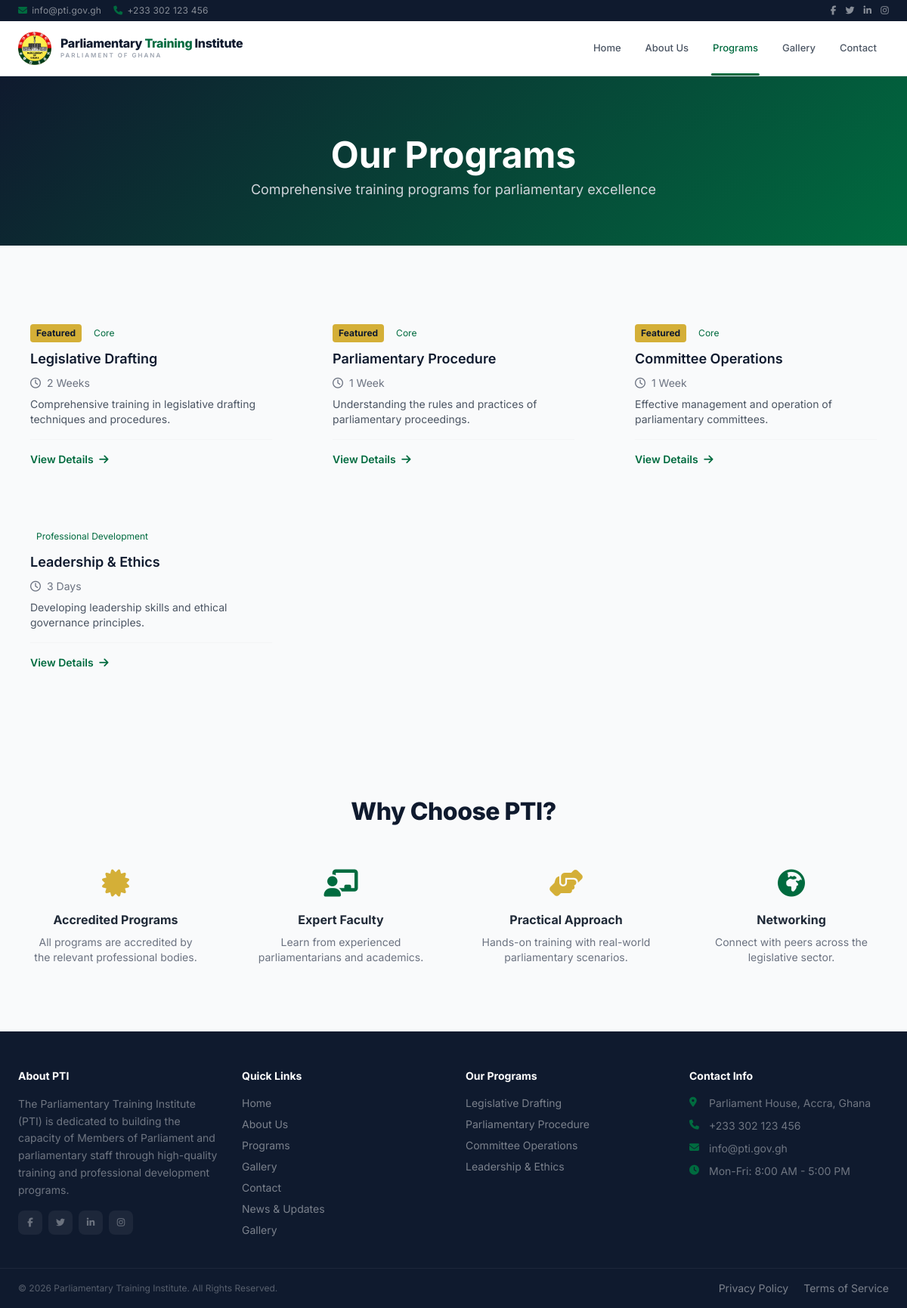
Screenshot of /programs.php with the database file from the repository.
### tables this page shows
CREATE TABLE IF NOT EXISTS settings (
    id INT AUTO_INCREMENT PRIMARY KEY,
    setting_key VARCHAR(100) NOT NULL UNIQUE,
    setting_value TEXT,
    created_at TIMESTAMP DEFAULT CURRENT_TIMESTAMP,
    updated_at TIMESTAMP DEFAULT CURRENT_TIMESTAMP ON UPDATE CURRENT_TIMESTAMP
);

CREATE TABLE IF NOT EXISTS menu_items (
    id INT AUTO_INCREMENT PRIMARY KEY,
    label VARCHAR(100) NOT NULL,
    link VARCHAR(255) NOT NULL DEFAULT '#',
    parent_id INT DEFAULT NULL,
    icon VARCHAR(50) DEFAULT NULL,
    target ENUM('_self','_blank') NOT NULL DEFAULT '_self',
    sort_order INT NOT NULL DEFAULT 0,
    status ENUM('active','inactive') NOT NULL DEFAULT 'active',
    created_at TIMESTAMP DEFAULT CURRENT_TIMESTAMP,
    updated_at TIMESTAMP DEFAULT CURRENT_TIMESTAMP ON UPDATE CURRENT_TIMESTAMP,
    FOREIGN KEY (parent_id) REFERENCES menu_items(id) ON DELETE SET NULL
);

CREATE TABLE IF NOT EXISTS programs (
    id INT AUTO_INCREMENT PRIMARY KEY,
    title VARCHAR(200) NOT NULL,
    slug VARCHAR(200) NOT NULL UNIQUE,
    description TEXT,
    content LONGTEXT,
    image VARCHAR(255),
    duration VARCHAR(100),
    fee DECIMAL(10,2) DEFAULT 0.00,
    category VARCHAR(100),
    status ENUM('active','inactive') NOT NULL DEFAULT 'active',
    featured TINYINT(1) DEFAULT 0,
    created_by INT,
    created_at TIMESTAMP DEFAULT CURRENT_TIMESTAMP,
    updated_at TIMESTAMP DEFAULT CURRENT_TIMESTAMP ON UPDATE CURRENT_TIMESTAMP,
    FOREIGN KEY (created_by) REFERENCES users(id) ON DELETE SET NULL
);

### config/database.php (called while the page is built, shortened)
<?php
try {
    $pdo = new PDO("mysql:host=" . DB_HOST . ";dbname=" . DB_NAME . ";charset=utf8mb4", DB_USER, DB_PASS);
    $pdo->setAttribute(PDO::ATTR_ERRMODE, PDO::ERRMODE_EXCEPTION);
    $pdo->setAttribute(PDO::ATTR_DEFAULT_FETCH_MODE, PDO::FETCH_ASSOC);
} catch (PDOException $e) {
    die("Database connection failed: " . $e->getMessage());
}
function getSetting($key) {
    global $pdo;
    $stmt = $pdo->prepare("SELECT setting_value FROM settings WHERE setting_key = ?");
    $stmt->execute([$key]);
    $row = $stmt->fetch();
    return $row ? $row['setting_value'] : null;
}

### programs.php (the view, shortened to what this page needs)
<?php
require_once 'config/database.php';
?>
<?php require 'includes/header.php'; ?>
<section class="page-banner">
    <div class="max-w-7xl mx-auto px-4 text-center">
        <h1 class="text-4xl md:text-5xl font-bold mb-2">Our Programs</h1>
        <p class="text-gray-300 text-lg">Comprehensive training programs for parliamentary excellence</p>
    </div>
</section>
<section class="py-16 md:py-20">
    <div class="max-w-7xl mx-auto px-4">
        <div class="grid md:grid-cols-2 lg:grid-cols-3 gap-8">
            <?php
            $progs = $pdo->query("SELECT * FROM programs WHERE status='active' ORDER BY featured DESC, id ASC");
            ?>
            <?php while ($prog = $progs->fetch()): ?>
            <div class="card p-6 flex flex-col">
                <div class="flex items-center gap-2 mb-2">
                    <?php if ($prog['featured']): ?>
                    <span class="bg-gold text-dark text-xs font-bold px-2 py-1 rounded">Featured</span>
                    <?php endif; ?>
                    <span class="bg-primary/10 text-primary text-xs px-2 py-1 rounded"><?= $prog['category'] ?></span>
                </div>
                <h3 class="font-semibold text-lg mb-2 text-dark-primary"><?= $prog['title'] ?></h3>
                <p class="text-sm text-gray-500 mb-2"><i class="far fa-clock mr-1"></i> <?= $prog['duration'] ?></p>
                <p class="text-sm text-gray-600 mb-4 flex-grow"><?= $prog['description'] ?></p>
                <div class="flex items-center justify-between mt-auto pt-4 border-t border-gray-100">
                    <a href="program-details.php?slug=<?= $prog['slug'] ?>" class="text-primary font-semibold text-sm hover:text-gold transition">View Details <i class="fas fa-arrow-right ml-1"></i></a>
                </div>
            </div>
            <?php endwhile; ?>
        </div>
    </div>
</section>
<section class="py-16 bg-gray-50">
    <div class="max-w-7xl mx-auto px-4 text-center">
        <h2 class="section-title center">Why Choose PTI?</h2>
        <div class="grid md:grid-cols-4 gap-6 mt-8">
            <?php
            $why_raw = getSetting('why_choose_pti');
            $why_items = [];
            if ($why_raw) {
                foreach (explode("\n", $why_raw) as $line) {
                    $parts = explode('|', trim($line), 3);
                    if (count($parts) === 3) $why_items[] = ['icon' => trim($parts[0]), 'title' => trim($parts[1]), 'desc' => trim($parts[2])];
                }
            }
            $wi = 0; foreach ($why_items as $w):
            ?>
            <div class="p-6">
                <i class="fas <?= $w['icon'] ?> text-4xl <?= $wi % 2 === 0 ? 'text-gold' : 'text-primary' ?> mb-4"></i>
                <h4 class="font-bold mb-2"><?= $w['title'] ?></h4>
                <p class="text-sm text-gray-500"><?= $w['desc'] ?></p>
            </div>
            <?php $wi++; endforeach; ?>
        </div>
    </div>
</section>
<?php require 'includes/footer.php'; ?>

### includes/header.php (shortened to what this page needs)
<!DOCTYPE html>
<html lang="en">
<head>
    <script src="https://cdn.tailwindcss.com"></script>
    <link rel="stylesheet" href="https://cdnjs.cloudflare.com/ajax/libs/font-awesome/6.5.1/css/all.min.css">
</head>
<body>
<?php $currentPage = basename($_SERVER['SCRIPT_NAME']); ?>
<div class="top-bar">
    <div class="max-w-7xl mx-auto px-4 sm:px-6">
        <div class="flex items-center justify-between">
            <div class="flex items-center gap-4 text-xs">
                <a href="mailto:<?= getSetting('site_email') ?>" class="flex items-center gap-1.5"><i class="fas fa-envelope" style="color:var(--primary)"></i> <span class="contact-text"><?= getSetting('site_email') ?></span></a>
                <a href="tel:<?= getSetting('site_phone') ?>" class="flex items-center gap-1.5"><i class="fas fa-phone" style="color:var(--primary)"></i> <span class="contact-text"><?= getSetting('site_phone') ?></span></a>
            </div>
            <div class="flex items-center gap-3 text-xs">
                <a href="#" class="hover:text-white transition"><i class="fab fa-facebook-f"></i></a>
                <a href="#" class="hover:text-white transition"><i class="fab fa-twitter"></i></a>
                <a href="#" class="hover:text-white transition"><i class="fab fa-linkedin-in"></i></a>
                <a href="#" class="hover:text-white transition"><i class="fab fa-instagram"></i></a>
            </div>
        </div>
    </div>
</div>
<header class="main-header" id="mainHeader">
    <div class="max-w-7xl mx-auto px-4 sm:px-6">
        <div class="flex items-center justify-between">
            <a href="index.php" class="flex items-center gap-3 py-2.5">
                <div class="logo"><img src="assets/logos/logo.png" alt="PTI" onerror="this.style.display='none'"></div>
                <div>
                    <div class="logo-text">Parliamentary <span>Training</span> Institute</div>
                    <div class="logo-sub">Parliament of Ghana</div>
                </div>
            </a>
            <nav class="desktop-menu">
                <div class="main-nav flex items-center">
                    <?php
                    $stmt = $pdo->query("SELECT * FROM menu_items WHERE parent_id IS NULL AND status='active' ORDER BY sort_order");
                    while ($item = $stmt->fetch()):
                        $active = ($currentPage == $item['link']) ? 'active' : '';
                    ?>
                    <?php
                    $subs = $pdo->prepare("SELECT * FROM menu_items WHERE parent_id = ? AND status='active' ORDER BY sort_order");
                    $subs->execute([$item['id']]);
                    $hasChild = $subs->rowCount() > 0;
                    ?>
                    <div class="nav-item<?= $hasChild ? ' nav-has-child' : '' ?>">
                        <a href="<?= $item['link'] ?>" class="<?= $active ?>" target="<?= $item['target'] ?>"><?= $item['label'] ?></a>
                    </div>
                    <?php endwhile; ?>
                </div>
            </nav>
        </div>
    </div>
</header>

### includes/footer.php (shortened to what this page needs)
<footer class="footer pt-12 pb-0">
    <div class="max-w-7xl mx-auto px-4 sm:px-6">
        <div class="grid sm:grid-cols-2 lg:grid-cols-4 gap-8 pb-10">
            <div>
                <h5>About PTI</h5>
                <p class="text-sm leading-relaxed text-white/40 mb-4">The Parliamentary Training Institute (PTI) is dedicated to building the capacity of Members of Parliament and parliamentary staff through high-quality training and professional development programs.</p>
                <div class="flex gap-2">
                    <a href="#" class="social-link"><i class="fab fa-facebook-f"></i></a>
                    <a href="#" class="social-link"><i class="fab fa-twitter"></i></a>
                    <a href="#" class="social-link"><i class="fab fa-linkedin-in"></i></a>
                    <a href="#" class="social-link"><i class="fab fa-instagram"></i></a>
                </div>
            </div>
            <div>
                <h5>Quick Links</h5>
                <ul class="space-y-2 text-sm">
                    <?php $stmt = $pdo->query("SELECT * FROM menu_items WHERE parent_id IS NULL AND status='active' ORDER BY sort_order"); while ($item = $stmt->fetch()): ?>
                    <li><a href="<?= $item['link'] ?>" class="hover:pl-1"><?= $item['label'] ?></a></li>
                    <?php endwhile; ?>
                    <li><a href="news.php" class="hover:pl-1">News & Updates</a></li>
                    <li><a href="gallery.php" class="hover:pl-1">Gallery</a></li>
                </ul>
            </div>
            <div>
                <h5>Our Programs</h5>
                <ul class="space-y-2 text-sm">
                    <?php $progs = $pdo->query("SELECT * FROM programs WHERE status='active' LIMIT 5"); while ($p = $progs->fetch()): ?>
                    <li><a href="program-details.php?slug=<?= $p['slug'] ?>" class="hover:pl-1"><?= $p['title'] ?></a></li>
                    <?php endwhile; ?>
                </ul>
            </div>
            <div>
                <h5>Contact Info</h5>
                <div class="space-y-2.5 text-sm">
                    <div class="contact-item">
                        <i class="fas fa-map-marker-alt"></i>
                        <span class="text-white/40"><?= getSetting('site_address') ?></span>
                    </div>
                    <div class="contact-item">
                        <i class="fas fa-phone"></i>
                        <span class="text-white/40"><?= getSetting('site_phone') ?></span>
                    </div>
                    <div class="contact-item">
                        <i class="fas fa-envelope"></i>
                        <span class="text-white/40"><?= getSetting('site_email') ?></span>
                    </div>
                    <div class="contact-item">
                        <i class="fas fa-clock"></i>
                        <span class="text-white/40">Mon-Fri: 8:00 AM - 5:00 PM</span>
                    </div>
                </div>
            </div>
        </div>
    </div>
    <div class="footer-bottom">
        <div class="max-w-7xl mx-auto px-4 sm:px-6 flex flex-col sm:flex-row items-center justify-between gap-2">
            <div class="text-white/30"><?= getSetting('footer_text') ?></div>
            <div class="flex gap-5 text-sm">
                <a href="#" class="text-white/30 hover:text-white transition">Privacy Policy</a>
                <a href="#" class="text-white/30 hover:text-white transition">Terms of Service</a>
            </div>
        </div>
    </div>
</footer>
</body>
</html>

### includes/header.php (style rules this page uses)
:root { --primary: #006B3F; --primary-dark: #004F2E; --primary-light: #008C52; --secondary: #D4AF37; --secondary-light: #F5D76E; --dark: #0F1A2E; --light: #F0FFF4; --gold: #D4AF37; --gold-light: #F5D76E; --red-accent: #CE1126; --gray-50: #F9FAFB; --gray-100: #F3F4F6; --gray-200: #E5E7EB; --gray-300: #D1D5DB; --gray-400: #9CA3AF; --gray-500: #6B7280; --gray-600: #4B5563; --gray-700: #374151; --gray-800: #1F2937; }
* { font-family: 'Inter', -apple-system, BlinkMacSystemFont, sans-serif; }
html { scroll-behavior: smooth; }
body { background: var(--gray-50); color: var(--gray-800); -webkit-font-smoothing: antialiased; -moz-osx-font-smoothing: grayscale; }
.text-primary { color: var(--primary); }
.text-gold { color: var(--gold); }
.text-dark, .text-dark-primary { color: var(--dark); }
.bg-gold { background-color: var(--gold); }
.top-bar { background: var(--dark); color: rgba(255,255,255,0.65); font-size: 12px; padding: 6px 0; letter-spacing: 0.2px; }
.top-bar a { color: rgba(255,255,255,0.5); transition: color 0.2s; }
.top-bar .contact-text { display: inline; }
.main-header { background: #fff; border-bottom: 1px solid var(--gray-200); position: sticky; top: 0; z-index: 1000; transition: all 0.3s; }
.main-header .logo img { height: 44px; }
.main-header .logo-text { font-size: 16px; font-weight: 800; color: var(--dark); line-height: 1.2; letter-spacing: -0.3px; }
.main-header .logo-text span { color: var(--primary); }
.main-header .logo-sub { font-size: 8px; color: var(--gray-400); letter-spacing: 2px; text-transform: uppercase; font-weight: 600; }
.main-nav a { color: var(--gray-600); font-size: 13px; font-weight: 500; padding: 26px 16px; display: block; transition: all 0.2s; position: relative; }
.main-nav a:hover, .main-nav a.active { color: var(--primary); }
.main-nav a::after { content: ''; position: absolute; bottom: 0; left: 50%; transform: translateX(-50%); width: 0; height: 2.5px; background: var(--primary); border-radius: 2px; transition: width 0.25s; }
.main-nav a:hover::after, .main-nav a.active::after { width: 70%; }
.nav-item { position: relative; }
.section-title { font-size: 32px; font-weight: 800; color: var(--dark); line-height: 1.2; letter-spacing: -0.5px; }
.footer { background: var(--dark); color: rgba(255,255,255,0.5); font-size: 13px; }
.footer h5 { color: #fff; font-size: 14px; font-weight: 700; margin-bottom: 16px; }
.footer a { color: rgba(255,255,255,0.45); transition: all 0.2s; }
.footer .social-link { width: 32px; height: 32px; background: rgba(255,255,255,0.06); border-radius: 8px; display: inline-flex; align-items: center; justify-content: center; font-size: 12px; color: rgba(255,255,255,0.35); transition: all 0.2s; }
.footer .contact-item { display: flex; align-items: flex-start; gap: 10px; margin-bottom: 10px; }
.footer .contact-item i { color: var(--primary); font-size: 13px; margin-top: 2px; width: 16px; }
.footer-bottom { border-top: 1px solid rgba(255,255,255,0.06); padding: 16px 0; font-size: 12px; }
.page-banner { background: linear-gradient(135deg, var(--dark) 0%, var(--primary) 100%); padding: 80px 0 60px; color: #fff; position: relative; overflow: hidden; }

### rows the page displays
settings: setting_value "info@pti.gov.gh"
settings: setting_value "+233 302 123 456"
menu_items: label "Home"
menu_items: label "About Us"
menu_items: label "Programs"
menu_items: label "Gallery"
menu_items: label "Contact"
programs: featured "Featured", category "Core", title "Legislative Drafting", duration "2 Weeks", description "Comprehensive training in legislative drafting techniques and procedures."
programs: featured "Featured", category "Core", title "Parliamentary Procedure", duration "1 Week", description "Understanding the rules and practices of parliamentary proceedings."
programs: featured "Featured", category "Core", title "Committee Operations", duration "1 Week", description "Effective management and operation of parliamentary committees."
programs: category "Professional Development", title "Leadership & Ethics", duration "3 Days", description "Developing leadership skills and ethical governance principles."
settings: setting_value "Parliament House, Accra, Ghana"
settings: setting_value "© 2026 Parliamentary Training Institute. All Rights Reserved."

### other values shown
$w['title'] "Accredited Programs"
$w['desc'] "All programs are accredited by the relevant professional bodies."
$w['title'] "Expert Faculty"
$w['desc'] "Learn from experienced parliamentarians and academics."
$w['title'] "Practical Approach"
$w['desc'] "Hands-on training with real-world parliamentary scenarios."
$w['title'] "Networking"
$w['desc'] "Connect with peers across the legislative sector."
